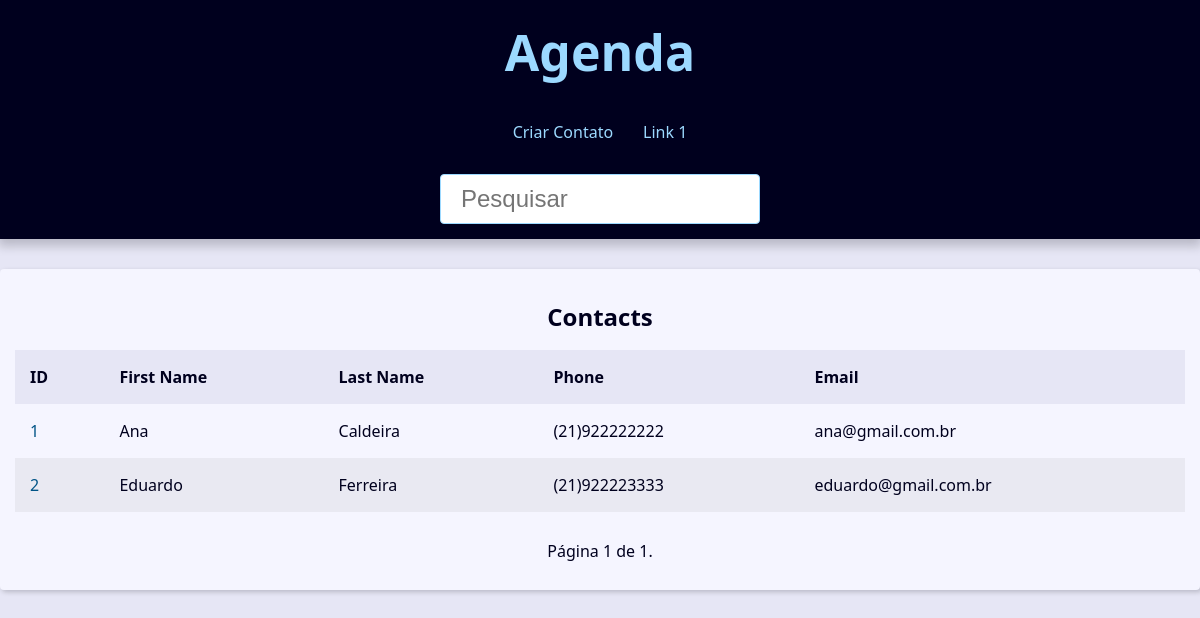
The app's page /, older data.
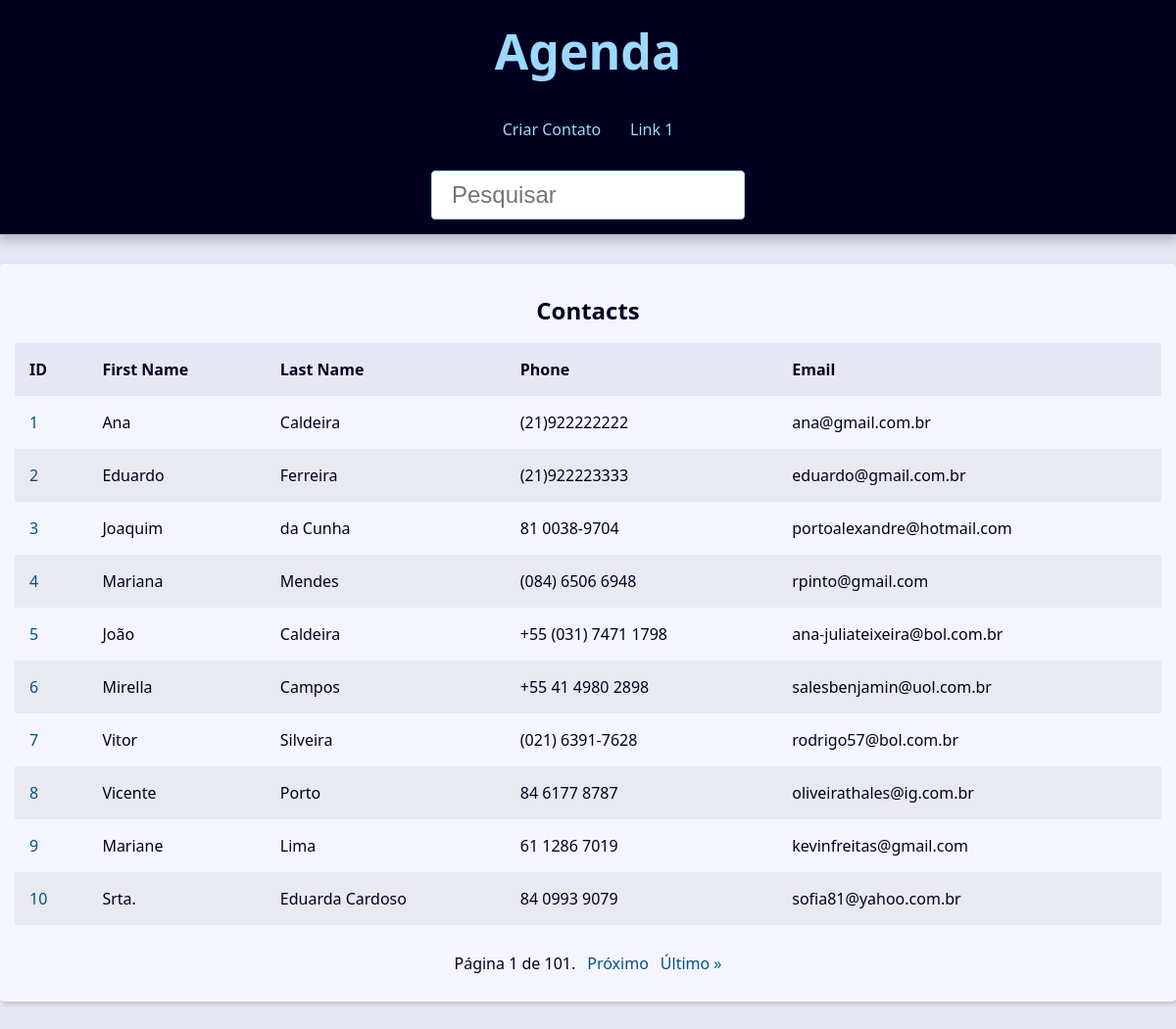
The same page, newer data.
### contact/models.py (models this page shows, shortened)
class Contact(models.Model):
    class Meta:
        verbose_name='Contact'
        verbose_name_plural='Contacts'
    first_name = models.CharField(max_length=50)
    last_name = models.CharField(max_length=50)
    phone = models.CharField(max_length=50)
    email = models.EmailField(max_length=254)
    created_date = models.DateTimeField(default=timezone.now)
    description = models.TextField(blank=True)
    show = models.BooleanField(default=True)
    picture = models.ImageField(blank=True, upload_to='pictures/%Y/%m/')
    category = models.ForeignKey(
        Category,
        on_delete=models.SET_NULL,
        blank=True,
        null=True
    )
    owner = models.ForeignKey(
        User,
        on_delete=models.SET_NULL,
        blank=True,
        null=True
    )

### contact/views/contact_views.py (the view)
# urls.py: path('', views.index, name="index"),
def index(request):
    contacts = Contact.objects.filter(show=True)
    paginator = Paginator(contacts, 10)
    page_number = request.GET.get("page")
    page_obj = paginator.get_page(page_number)
    context = {
        'page_obj': page_obj,
        'site_title': 'Contatos - ',
    }
    return render(request, 'contact/index.html', context)

### contact/templates/contact/index.html
{% extends 'global/base.html' %}
{% block content %}
{% if page_obj %}
    <div class="responsive-table">
        <table class="contacts-table">
            <caption class="table-caption">
                Contacts
            </caption>
            <thead>
                <tr class="table-row table-row-header">
                    <th class="table-header">ID</th>
                    <th class="table-header">First Name</th>
                    <th class="table-header">Last Name</th>
                    <th class="table-header">Phone</th>
                    <th class="table-header">Email</th>
                </tr>
            </thead>
            <tbody>
                {% for c in page_obj %}
                    <tr class="table-row">
                        <td class="table-cel">
                            <a href="{% url 'contact:contact' c.id %}" class="table-link">
                                {{c.id}}
                            </a>
                        </td>
                        <td class="table-cel">{{c.first_name}}</td>
                        <td class="table-cel">{{c.last_name}}</td>
                        <td class="table-cel">{{c.phone}}</td>
                        <td class="table-cel">{{c.email}}</td>
                    </tr>
                {% endfor %}
            </tbody>
        </table>
    </div>
{% else %}
<div class="single-contact">
    <h1 class="single-contact-name">
        Nenhum contato encontrado
    </h1>
</div>
{% endif %}
{% endblock content %}

### base_templates/global/base.html
<!DOCTYPE html>
<html lang="pt-BR">
<head>
    {% include 'global/partials/head.html' %}
</head>
<body>
    {% include 'global/partials/_header.html' %}
    <main class="content">
        {% block content %}{% endblock content %}
        {% include 'global/partials/_pagination.html' %}
    </main>
</body>
</html>

### base_templates/global/partials/head.html (shortened to what this page needs)
{% load static %}
<link rel="stylesheet" href="{% static 'global/css/style.css' %}">

### base_templates/global/partials/_header.html
<header class="header">
    <h1 class="header-heading">
        <a href="{% url 'contact:index' %}" class="header-link">
            Agenda
        </a>
    </h1>
    <nav class="menu">
        <ul class="menu-list">
            <li class="menu-item">
                <a href="{% url 'contact:create' %}" class="menu-link">
                    Criar Contato
                </a>
            </li>
            <li class="menu-item">
                <a href="" class="menu-link">
                    Link 1
                </a>
            </li>
        </ul>
    </nav>
    <div class="search">
        <form action="{% url 'contact:search' %}" method="GET">
            <input
                type="search"
                class="search-input"
                placeholder="Pesquisar"
                id="search"
                name="q"
                value="{{ search_value }}"
            >
        </form>
    </div>
</header>

### base_templates/global/partials/_pagination.html (shortened to what this page needs)
{% if page_obj %}
    <div class="pagination">
        <span class="step-links">
            <span class="current">
                Página {{ page_obj.number }} de {{ page_obj.paginator.num_pages }}.
            </span>
            {% if page_obj.has_next %}
                <a href="?page={{ page_obj.next_page_number }}&q={{ request.GET.q.strip }}">Próximo</a>
                <a href="?page={{ page_obj.paginator.num_pages }}&q={{ request.GET.q.strip }}">Último &raquo;</a>
            {% endif %}
        </span>
    </div>
{% endif %}

### base_static/global/css/style.css (style rules this page uses)
:root { --spacing: 1.5rem; --link-dark-color: rgb(0, 83, 134); --link-light-color: rgb(156, 217, 255); --clr-white: rgb(245, 245, 255); --clr-black: rgb(0, 0, 30); --clr-light-gray: rgb(230, 230, 245); --clr-dark-shadow-5: rgba(0, 0, 10, 5%); --clr-dark-shadow-10: rgba(0, 0, 10, 10%); --clr-dark-shadow-20: rgba(0, 0, 10, 20%); --clr-light-shadow-5: rgba(200, 200, 255, 5%); --clr-light-shadow-10: rgba(200, 200, 255, 10%); --clr-light-shadow-20: rgba(200, 200, 255, 20%); --main-page-width: 120rem; --table-min-width: 60rem; --biggest-font-size: 5rem; --bigger-font-size: 4rem; --big-font-size: 3.2rem; --medium-font-size: 2.4rem; --small-font-size: 1.6rem; --smaller-font-size: 1.4rem; --smallest-font-size: 1.2rem; --transition-fast: 300ms; --transition-medium: 600ms; --transition-slow: 1s; --default-border-radius: 4px; }
*, *::before, *::after { margin: 0; padding: 0; box-sizing: border-box; }
html { font-size: 62.5%; }
body { font-family: system-ui, -apple-system, BlinkMacSystemFont, 'Segoe UI', Roboto, Oxygen, Ubuntu, Cantarell, 'Open Sans', 'Helvetica Neue', sans-serif; line-height: 1.5; font-size: var(--small-font-size); color: var(--clr-black); -webkit-font-smoothing: antialiased; background: var(--clr-light-gray); }
.header { background: var(--clr-black); padding: var(--spacing); box-shadow: 0 5px 10px 2px var(--clr-dark-shadow-20); z-index: 1; position: relative; }
.header-heading { font-size: var(--biggest-font-size); text-align: center; }
.header-link { color: var(--link-light-color); text-decoration: none; transition: filter var(--transition-fast) ease-in-out; }
.menu { margin: var(--spacing); }
.menu-list { list-style: none; display: flex; justify-content: center; flex-flow: row wrap; }
.menu-link { display: block; padding: var(--spacing); color: var(--link-light-color); text-decoration: none; transition: background-color var(--transition-fast) ease-in-out; border-radius: var(--default-border-radius); }
.content { max-width: var(--main-page-width); margin: calc(var(--spacing) * 2) auto; padding: var(--spacing); background: var(--clr-white); box-shadow: 2px 2px 5px var(--clr-dark-shadow-20); border-radius: var(--default-border-radius); }
.responsive-table { width: 100%; overflow-x: auto; }
.contacts-table { width: 100%; min-width: var(--table-min-width); border-collapse: collapse; }
.table-caption { font-size: var(--medium-font-size); font-weight: bold; padding: var(--spacing); }
.table-row { text-align: left; text-overflow: ellipsis; transition: background-color var(--transition-fast) ease-in-out; }
.table-row:nth-of-type(2n) { background: var(--clr-dark-shadow-5); }
.table-row-header { background: var(--clr-light-gray); color: var(--clr-black); }
.table-cel, .table-header { padding: var(--spacing); }
.table-link { color: var(--link-dark-color); transition: color var(--transition-fast) ease-in-out; text-decoration: none; }
.pagination { margin-top: var(--spacing); display: flex; justify-content: center; padding: calc(var(--spacing) * 0.8); font-size: var(--small-font-size); }
.pagination .step-links { display: flex; gap: calc(var(--spacing) * 0.8); }
.pagination .step-links a { color: var(--link-dark-color); transition: color var(--transition-fast) ease-in-out; text-decoration: none; display: block; }
.search { display: flex; justify-content: center; }
.search-input { font-size: var(--medium-font-size); padding: 1rem 2rem; width: 100%; max-width: 32rem; border-radius: var(--default-border-radius); border: 1px solid var(--link-light-color); }

Row changes from the older to the newer data that the page shows:
added Contact: id "3", first_name "Joaquim", last_name "da Cunha", phone "81 0038-9704", email "portoalexandre@hotmail.com"
added Contact: id "4", first_name "Mariana", last_name "Mendes", phone "(084) 6506 6948", email "rpinto@gmail.com"
added Contact: id "5", first_name "João", last_name "Caldeira", phone "+55 (031) 7471 1798", email "ana-juliateixeira@bol.com.br"
added Contact: id "6", first_name "Mirella", last_name "Campos", phone "+55 41 4980 2898", email "salesbenjamin@uol.com.br"
added Contact: id "7", first_name "Vitor", last_name "Silveira", phone "(021) 6391-7628", email "rodrigo57@bol.com.br"
added Contact: id "8", first_name "Vicente", last_name "Porto", phone "84 6177 8787", email "oliveirathales@ig.com.br"
added Contact: id "9", first_name "Mariane", last_name "Lima", phone "61 1286 7019", email "kevinfreitas@gmail.com"
added Contact: id "10", first_name "Srta.", last_name "Eduarda Cardoso", phone "84 0993 9079", email "sofia81@yahoo.com.br"
Text that changed along with them:
{{ page_obj.paginator.num_pages }}: "1" → "101"
text now shown: "Próximo Último »"
